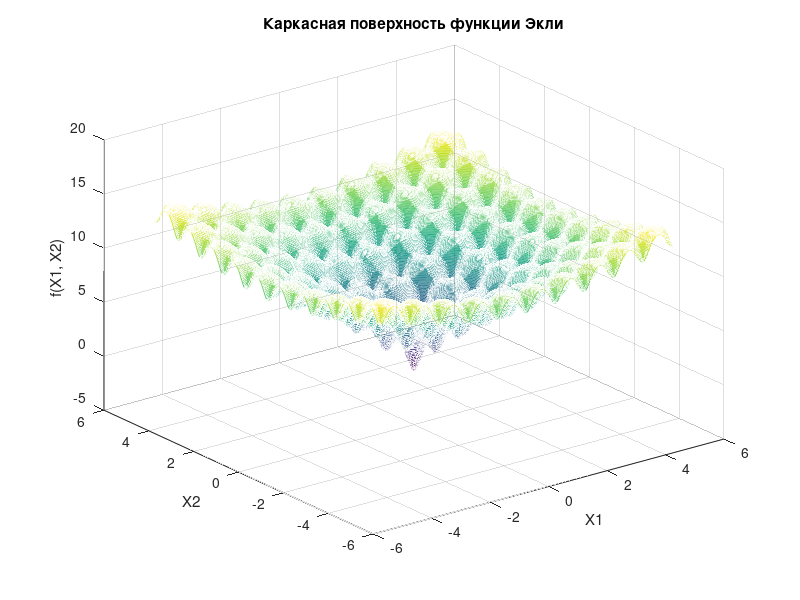
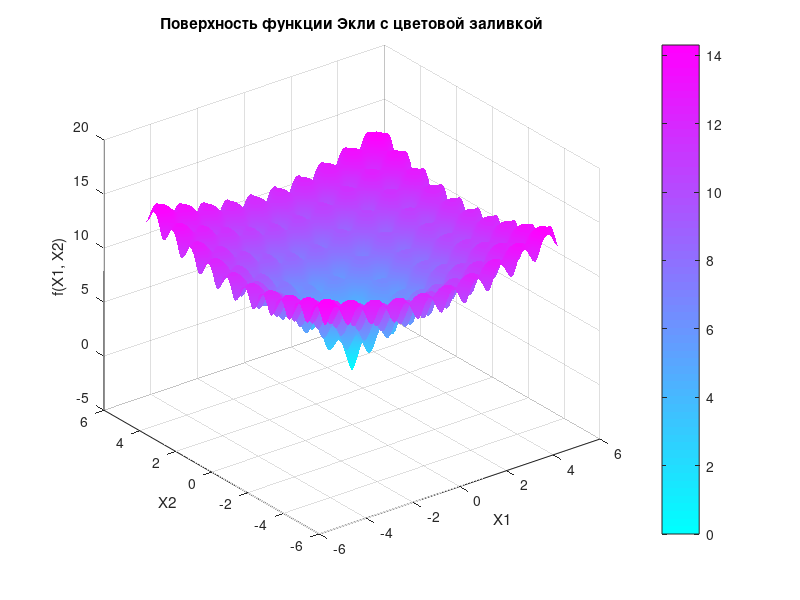
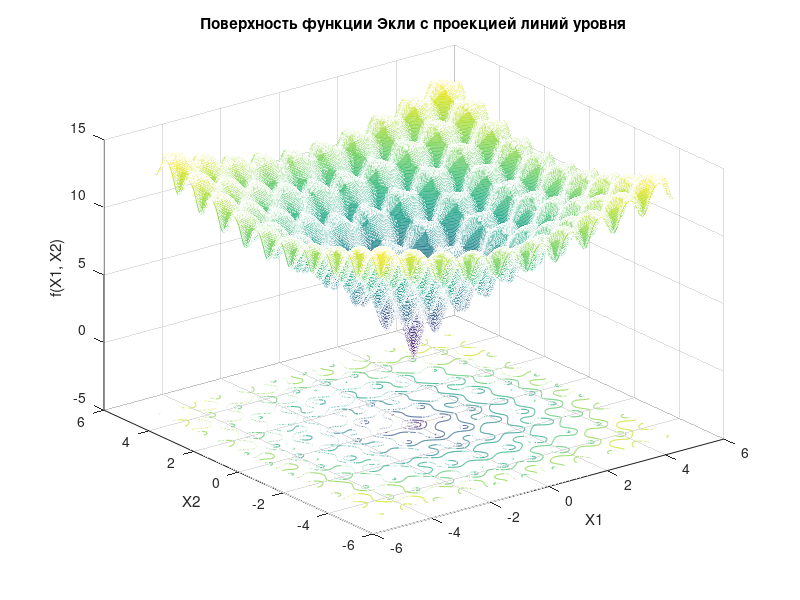

MATLAB code for these plots, in order: (Note: this script raises an error after producing the figures.)
% Задание областей определения и шага
a = -5;
b = 5;
c = -5;
d = 5;
h = 0.02;

% Создание сетки значений с использованием meshgrid
[x1, x2] = meshgrid(a:h:b, c:h:d);

% Определение функции Экли
f = 20 + exp(1) - 20 * exp(-0.2 * sqrt(0.5 * (x1.^2 + x2.^2))) - exp(0.5 * (cos(2 * pi * x1) + cos(2 * pi * x2)));

%% 1) Каркасная поверхность с прозрачностью
figure;
mesh(x1, x2, f)
hidden off; % Убирает закрашивание
xlabel('X1')
ylabel('X2')
zlabel('f(X1, X2)')
title('Каркасная поверхность функции Экли')

%% 2) Поверхность с цветовой заливкой
figure;
surf(x1, x2, f)
shading flat % Скроем каркас
shading interp % Плавная заливка
colormap('cool') % Выбор цветовой палитры
colorbar % Вывод цветовой шкалы
xlabel('X1')
ylabel('X2')
zlabel('f(X1, X2)')
title('Поверхность функции Экли с цветовой заливкой')

%% 3) График функции с проекцией линий уровня
figure;
meshc(x1, x2, f) % Построение каркасного графика с проекцией линий уровня
xlabel('X1')
ylabel('X2')
zlabel('f(X1, X2)')
title('Поверхность функции Экли с проекцией линий уровня')

%% 4) Поверхность с адаптивным подбором плотности и проекцией линий уровня
figure;
fsurf(@(x1, x2) 20 + exp(1) - 20 * exp(-0.2 * sqrt(0.5 * (x1.^2 + x2.^2))) - exp(0.5 * (cos(2 * pi * x1) + cos(2 * pi * x2))), ...
      [a b c d], '-','ShowContours', 'on')
colormap('jet') % Задание цветовой палитры
xlabel('X1')
ylabel('X2')
zlabel('f(X1, X2)')
title('Поверхность функции Экли с адаптивной плотностью сетки и проекцией линий уровня')
